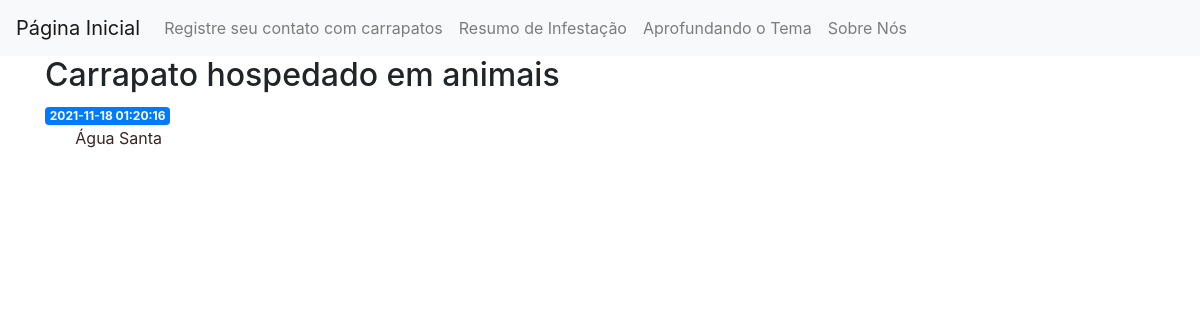
/4, run on the app's committed database.
### tables this page shows
CREATE TABLE posts (
    id INTEGER PRIMARY KEY AUTOINCREMENT,
    created TIMESTAMP NOT NULL DEFAULT CURRENT_TIMESTAMP,
    title TEXT NOT NULL,
    content TEXT NOT NULL
);

### app.py (the view)
@app.route('/<int:post_id>')
def post(post_id):
    post = get_post(post_id)
    return render_template('post.html', post=post)

### app.py (called while the page is built)
def get_db_connection():
    conn = sqlite3.connect('database.db')
    conn.row_factory=sqlite3.Row
    return conn

def get_post(post_id):
    conn = get_db_connection()
    post = conn.execute('SELECT * FROM posts WHERE id = ?',(post_id,)).fetchone()
    conn.close()
    if post is None:
        abort(404)
    return post

### templates/post.html
{% extends 'base.html' %}
{% block content %}
    <h2>{% block title %} {{ post['title'] }} {% endblock %}</h2>
    <span class="badge badge-primary">{{ post['created'] }}</span>
    <p>{{ post['content'] }}</p>
{% endblock %}

### static/css/style.css (style rules this page uses)
body { background-image: url('C:/Users/eviei/Desktop/GIT_Exemplo/flask_blog_PI_UNIVESP/img/fundocontador.jpg'); }
p { margin: 0; text-indent: 3ch; color: #3a2525; }

### data on the page
posts: title "Carrapato hospedado em animais", created "2021-11-18 01:20:16", content "Água Santa"
